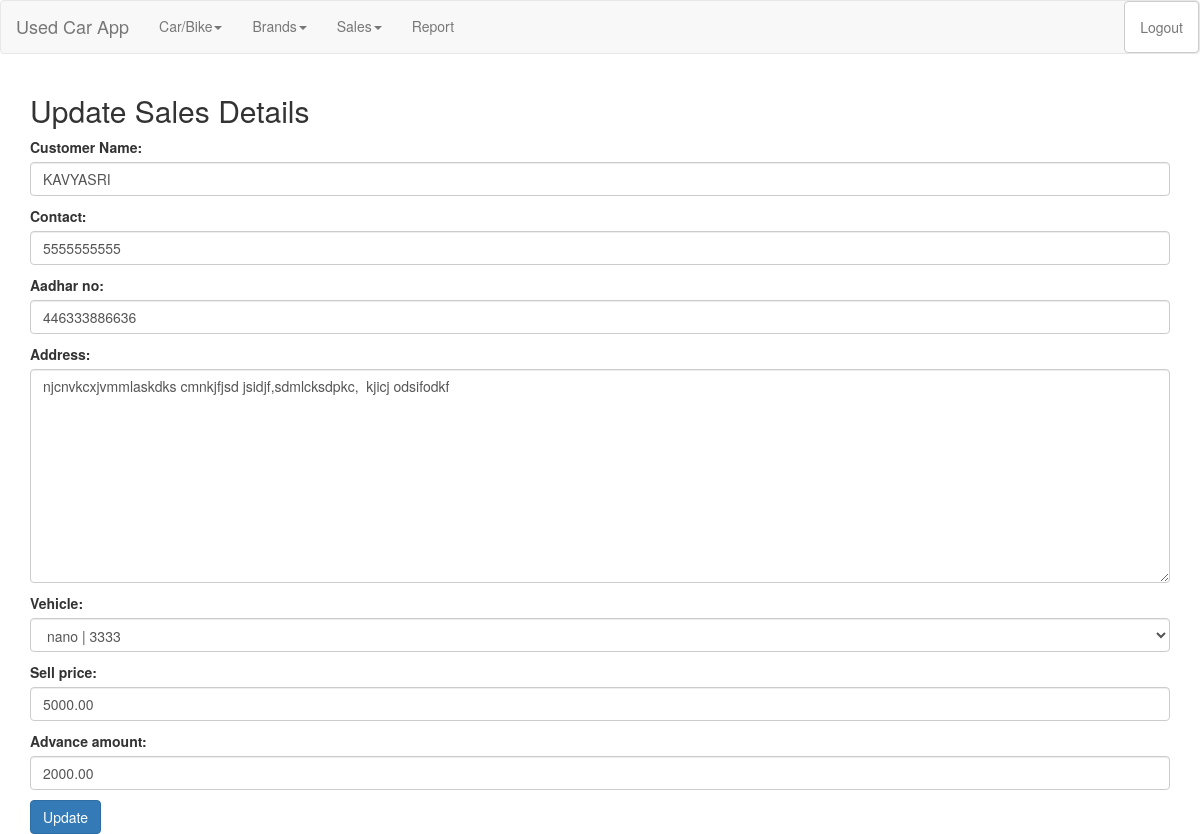
Page /edit_customer/3/ (signed in) on the committed database.
### used_car/models.py (models this page shows, shortened)
class Customer(models.Model):
    name = models.CharField(max_length=100, verbose_name="Customer Name")
    contact = models.CharField(max_length=10)
    aadhar_no = models.CharField(max_length=12)
    address = models.CharField(max_length=200)
    interested_vehicle = models.ForeignKey(UsedCar, on_delete=models.CASCADE, verbose_name="Vehicle")
    sell_price = models.DecimalField(max_digits=10, decimal_places=2)
    advance_amount = models.DecimalField(max_digits=10, decimal_places=2, default=0)

### used_car/views.py (the view)
# urls.py: path('edit_customer/<int:customer_id>/', views.sales_update, name='edit_customer'),
@login_required
def sales_update(request, customer_id):
       customer = get_object_or_404(Customer, pk=customer_id)
       if request.method == 'POST':
                form = CustomerForm(request.POST, instance=customer)
                if form.is_valid():
                    form.save()
                    return redirect('usedcar:customer_list')
       else:
                form = CustomerForm(instance=customer)
                return render(request, 'used_car/customer_update.html', {'form': form})

### used_car/forms.py
class CustomerForm(forms.ModelForm):
    class Meta:
        model = Customer
        fields = ['name', 'contact', 'aadhar_no' , 'address', 'interested_vehicle', 'sell_price', 'advance_amount']
        widgets = {
            'name': forms.TextInput(attrs={'class': 'form-control', 'placeholder': 'Enter Name'}),
            'contact': forms.TextInput(attrs={'class': 'form-control', 'placeholder': 'Enter Contact'}),
            'aadhar_no': forms.NumberInput(attrs={'class': 'form-control', 'placeholder': 'Enter Aadhar Number'}),
            'address': forms.Textarea(attrs={'class': 'form-control', 'placeholder': 'Enter Address'}),
            'interested_vehicle': forms.Select(attrs={'class': 'form-control', 'placeholder': 'Select Interested Vehicle'}),
            'sell_price': forms.NumberInput(attrs={'class': 'form-control', 'placeholder': 'Enter Sell Price'}),
            'advance_amount': forms.NumberInput(attrs={'class': 'form-control', 'placeholder': 'Enter Advance Amount'}),
        }

### used_car/models.py (called while the page is built)
    def __str__(self):
        return  f"{self.vehicle_name} | {self.vehicle_no}"

### used_car/templates/used_car/customer_update.html (shortened to what this page needs)
<!DOCTYPE html>
<html lang="en">
<head>
  <link rel="stylesheet" href="https://maxcdn.bootstrapcdn.com/bootstrap/3.4.1/css/bootstrap.min.css">
</head>
<body>
  {% include 'used_car/nav_bar.html' %}
  <div class="container">
    <h2>Update Sales Details</h2>
    <form method="post">
      {{ form.as_p }}
      <button type="submit" class="btn btn-primary">Update</button>
    </form>
  </div>
</body>
</html>

### rows in the picture
Customer: name "KAVYASRI", contact "5555555555", aadhar_no "446333886636", address "njcnvkcxjvmmlaskdks cmnkjfjsd jsidjf,sdmlcksdpkc, kjicj odsifodkf", interested_vehicle "nano | 3333", sell_price "5000.00", advance_amount "2000.00"
